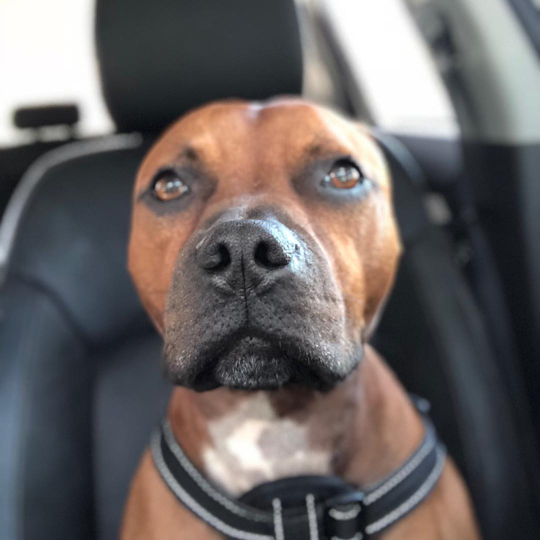
#> input picture images/cookie.jpg, 1080 x 1080 px (shown at 1/2 size)
$ jupyter execute imageprocessing.ipynb   (shell and % lines are left out)
#> lines starting #> are read from the running program, lines starting #| are printed output that depends on the picture
## Image processing with Pillow

[cell 1]
import sys

[cell 2]
from PIL import Image
myimage = Image.open("./images/cookie.jpg")
#> myimage is the input picture: PIL image 1080x1080 RGB; mean R, G, B 105, 99.6, 99.3
myimage.show()

as you saw by running above code python will open the image your default image preview app. To have it open in jupyter notebook we need to use another library to display images

[cell 3]


from matplotlib.pyplot import imshow
from numpy import array

myimagearray=array(myimage)
imshow(myimagearray)

As you saw in the above code block, we can easily convert the PIL image to an array of pixels

[cell 4]
print ('my image type:',type(myimage))
#| my image type: <class 'PIL.JpegImagePlugin.JpegImageFile'>
print ('my myimagearray type:',type(myimagearray))
#| my myimagearray type: <class 'numpy.ndarray'>
print ('my myimagearray shape:',myimagearray.shape)
#| my myimagearray shape: (1080, 1080, 3)

You can easily plot histogram of colors used in the image

[cell 5]
from matplotlib.pyplot import hist
from matplotlib.pyplot import figure

hist(myimagearray[:,:,0].flatten(),color='red')
hist(myimagearray[:,:,1].flatten(),color='green')
hist(myimagearray[:,:,2].flatten(),color='blue')

figure()
hist(myimagearray.flatten(),color='navy')
#> figure, not shown here; tallest bar 261007 high, from x = 25.5 to 51; tallest bar 267970 high, from x = 51 to 76.5; tallest bar 258944 high, from x = 52.6 to 77.9
#> figure, not shown here; tallest bar 780957 high, from x = 51 to 76.5

Let's define a method to show image histogram for further use

[cell 6]
def showimagehist(image,title=""):

    imagearray=array(image)
    fig=figure(figsize=(15, 5))
    fig.suptitle(title, fontsize=16)
    columns = 2
    rows = 1
    fig.add_subplot(rows, columns, 1)
    if (len(imagearray.shape)==3):
        hist(imagearray[:,:,0].flatten(),color='red')
        hist(imagearray[:,:,1].flatten(),color='green')
        hist(imagearray[:,:,2].flatten(),color='blue')
    else:
        hist(imagearray.flatten(),color='black')
    fig.add_subplot(rows, columns, 2)
    hist(imagearray.flatten(),color='navy')

Now we can call showimagehist to see the image histogram

Now we can call showimagehist to see the image histogram

[cell 7]
myimage = Image.open("./images/cookie.jpg")
showimagehist(myimage)
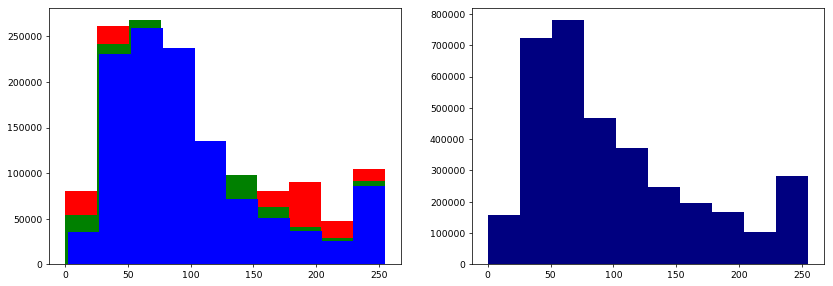
#> figure drawn by matplotlib, 2 panels; panel 1: tallest bar 261007 high, from x = 25.5 to 51; panel 1: tallest bar 267970 high, from x = 51 to 76.5; panel 1: tallest bar 258944 high, from x = 52.6 to 77.9; panel 2: tallest bar 780957 high, from x = 51 to 76.5

## Resize the image with keeping the ratio
We can resize the image by saving width/height ratio and saving it to disk

[cell 8]
size=128,128
myimage.thumbnail(size)
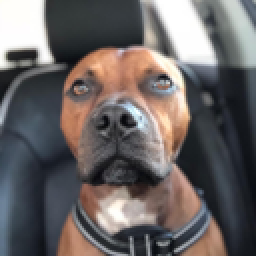
#> myimage: PIL image 128x128 RGB (shown 2 times larger); mean R, G, B 105, 99.6, 99.4
myimage.save('./images/cookie128x128.jpg','JPEG')

now let's define a method to show before and after the image next to each other
We will check the image channels
If it's 3 means it is a coloured image and if it's 1 it means it's a geryscale image

[cell 9]
def showbeforeafter(oldimage,newimage):

    oldimagearray=array(oldimage)
    newnewimagearray=array(newimage)
    print('old image shape',oldimagearray.shape, '|','new image shape',newnewimagearray.shape)


    fig=figure(figsize=(15, 5))
    columns = 2
    rows = 1
    ax1=fig.add_subplot(rows, columns, 1)
    ax1.set_title('before')
    if (len(oldimagearray.shape)==3):
         imshow(oldimagearray)
    else:
        imshow(oldimagearray,cmap='gray')

    ax2=fig.add_subplot(rows, columns, 2)
    ax2.set_title('after')
    if (len(newnewimagearray.shape)==3):
         imshow(newnewimagearray)
    else:
        imshow(newnewimagearray,cmap='gray')

now we can see before and after of the image in one row

[cell 10]
originalimage = Image.open("./images/cookie.jpg")
resizedimage=Image.open('./images/cookie128x128.jpg')
showbeforeafter(originalimage,resizedimage)
#| old image shape (1080, 1080, 3) | new image shape (128, 128, 3)

## open the image file and add border

[cell 11]
from PIL import ImageOps

originalimage = Image.open('./images/cookie128x128.jpg')

border=(10,20,30,40) #'left,top,right,bottom'
color='#00FF00'
expandedimage= ImageOps.expand(originalimage, border, color)
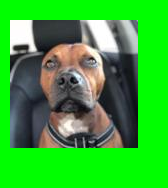
#> expandedimage: PIL image 168x188 RGB; mean R, G, B 54.4, 174.4, 51.5

expandedimagearray=array(expandedimage)

showbeforeafter(originalimage,expandedimage)
#| old image shape (128, 128, 3) | new image shape (188, 168, 3)

showimagehist(originalimage,'before')

showimagehist(expandedimage,'after')
#> figure, not shown here; panel 1: tallest bar 3623 high, from x = 25.5 to 51; panel 1: tallest bar 3831 high, from x = 51 to 76.5; panel 1: tallest bar 3907 high, from x = 51 to 76.5; panel 2: tallest bar 11213 high, from x = 51 to 76.5
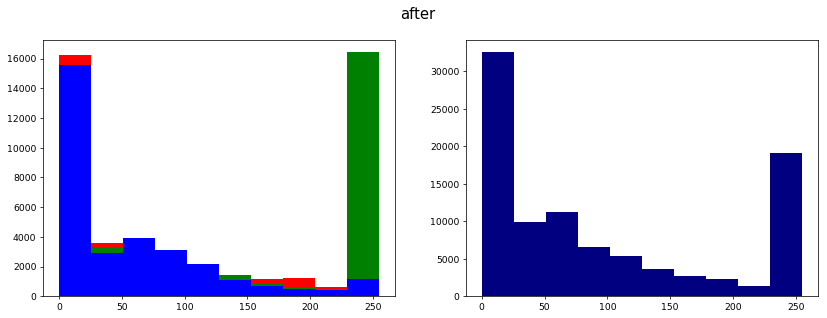
#> figure drawn by matplotlib, 2 panels; panel 1: tallest bar 16221 high, from x = 0 to 25.5; panel 1: tallest bar 16452 high, from x = 229.5 to 255; panel 1: tallest bar 15602 high, from x = 0 to 25.5; panel 2: tallest bar 32589 high, from x = 0 to 25.5

## equalize the image

[cell 12]
from PIL import ImageOps

originalimage = Image.open('./images/cookie128x128.jpg')

equalizedimage= ImageOps.equalize(originalimage)
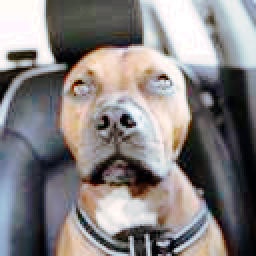
#> equalizedimage: PIL image 128x128 RGB (shown 2 times larger); mean R, G, B 133.2, 129.2, 129.1

showbeforeafter(originalimage,equalizedimage)
#| old image shape (128, 128, 3) | new image shape (128, 128, 3)

showimagehist(originalimage,'before')

showimagehist(equalizedimage,'after')

equalizedimage.save('./images/equalizedcookie128x128.jpg','JPEG')
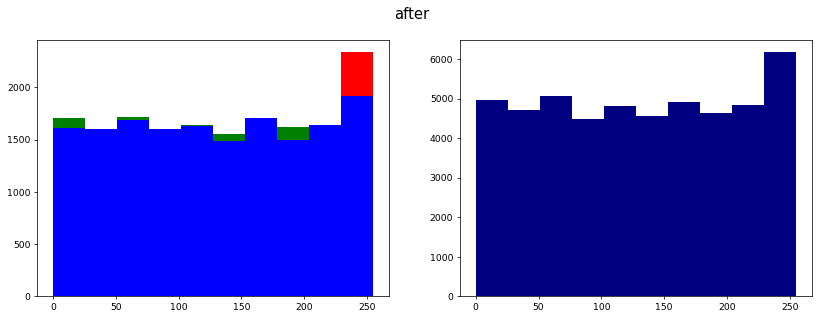
#> figure drawn by matplotlib, 2 panels; panel 1: tallest bar 2340 high, from x = 229.5 to 255; panel 1: tallest bar 1922 high, from x = 229.5 to 255; panel 1: tallest bar 1917 high, from x = 229.5 to 255; panel 2: tallest bar 6179 high, from x = 229.5 to 255

## normalize the image

[cell 13]
from PIL import ImageOps

originalimage = Image.open('./images/cookie128x128.jpg')

normalizedimage= ImageOps.autocontrast(originalimage,cutoff=0.2)
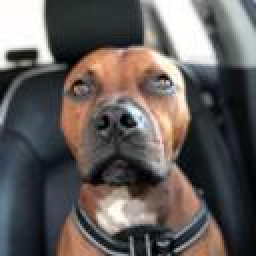
#> normalizedimage: PIL image 128x128 RGB (shown 2 times larger); mean R, G, B 97.7, 92.1, 90.5

showbeforeafter(originalimage,normalizedimage)
#| old image shape (128, 128, 3) | new image shape (128, 128, 3)

showimagehist(originalimage,'before')

showimagehist(normalizedimage,'after')

normalizedimage.save('./images/normalizedcookie128x128.jpg','JPEG')
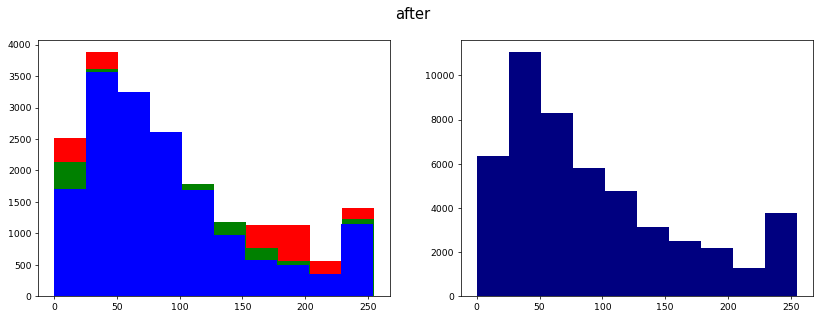
#> figure drawn by matplotlib, 2 panels; panel 1: tallest bar 3884 high, from x = 25.5 to 51; panel 1: tallest bar 3615 high, from x = 25.5 to 51; panel 1: tallest bar 3569 high, from x = 25.4 to 50.8; panel 2: tallest bar 11068 high, from x = 25.5 to 51

[cell 14]
## Grayscale Image

[cell 15]
from PIL import ImageOps

originalimage = Image.open('./images/cookie128x128.jpg')

grayscaledimage= ImageOps.grayscale(originalimage)
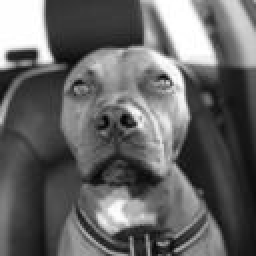
#> grayscaledimage: PIL image 128x128 L (shown 2 times larger); min 1, max 255, mean 101.2

showbeforeafter(originalimage,grayscaledimage)
#| old image shape (128, 128, 3) | new image shape (128, 128)

showimagehist(originalimage,'before')

showimagehist(grayscaledimage,'after')

normalizedimage.save('./images/grayscaledcookie128x128.jpg','JPEG')
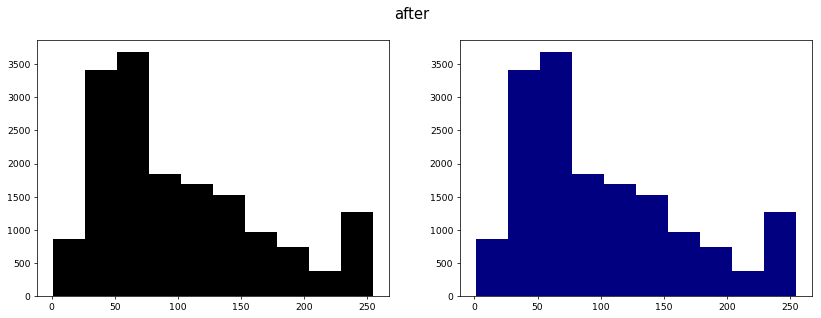
#> figure drawn by matplotlib, 2 panels; panel 1: tallest bar 3682 high, from x = 51.8 to 77.2; panel 2: tallest bar 3682 high, from x = 51.8 to 77.2
